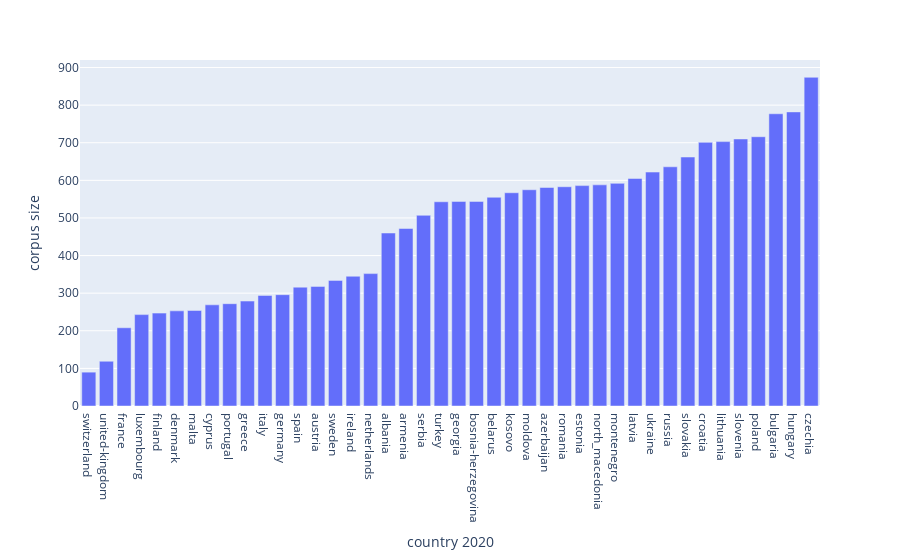

The notebook cell saved with this chart:
### Code cell
fig = px.bar(sorted_df, x='country', y='corpus_size')
fig.update_layout(yaxis_title='corpus size')
fig.update_layout(xaxis_title=f'country {year}')
fig.show()

### Figure 1 — Plotly figure (JSON) as saved in the notebook; plotly's stock layout.template omitted (floating-point values rounded to 4 significant figures)
{"data": [{"alignmentgroup": "True", "hovertemplate": "country=%{x}<br>corpus_size=%{y}<extra></extra>", "legendgroup": "", "marker": {"color": "#636efa", "pattern": {"shape": ""}}, "name": "", "offsetgroup": "", "orientation": "v", "showlegend": false, "textposition": "auto", "type": "bar", "x": ["switzerland", "united-kingdom", "france", "luxembourg", "finland", "denmark", "malta", "cyprus", "portugal", "greece", "italy", "germany", "spain", "austria", "sweden", "ireland", "netherlands", "albania", "armenia", "serbia", "turkey", "georgia", "bosnia-herzegovina", "belarus", "kosovo", "moldova", "azerbaijan", "romania", "estonia", "north_macedonia", "montenegro", "latvia", "ukraine", "russia", "slovakia", "croatia", "lithuania", "slovenia", "poland", "bulgaria", "hungary", "czechia"], "xaxis": "x", "y": [90, 119, 208, 243, 247, 253, 254, 269, 272, 279, 294, 296, 316, 318, 334, 345, 352, 460, 472, 507, 543, 544, 544, 555, 567, 575, 581, 583, 586, 588, 592, 605, 622, 636, 662, 701, 703, 710, 716, 777, 782, 874], "yaxis": "y"}], "layout": {"autosize": true, "barmode": "relative", "legend": {"tracegroupgap": 0}, "margin": {"t": 60}, "xaxis": {"anchor": "y", "autorange": true, "domain": [0, 1], "range": [-0.5, 41.5], "title": {"text": "country 2020"}, "type": "category"}, "yaxis": {"anchor": "x", "autorange": true, "domain": [0, 1], "range": [0, 920], "title": {"text": "corpus size"}, "type": "linear"}}}
